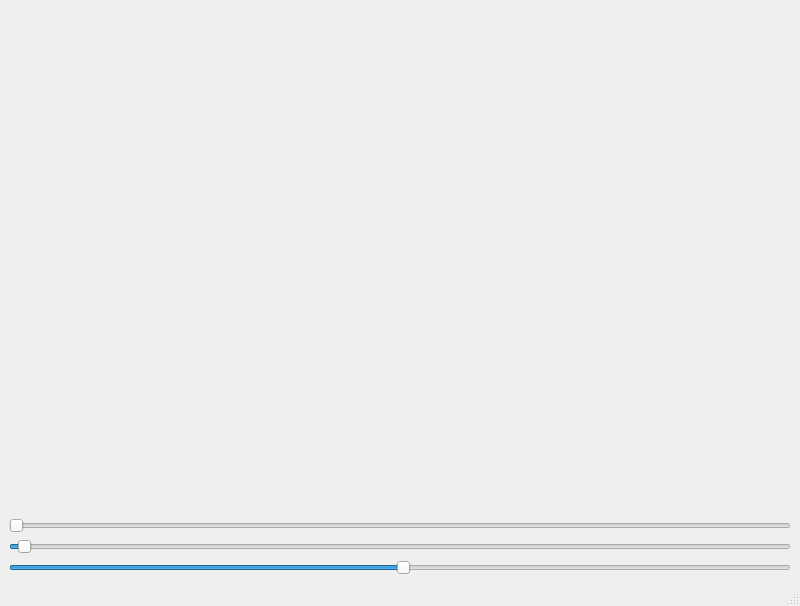
<?xml version="1.0" encoding="UTF-8"?>
<ui version="4.0">
 <class>MainWindow</class>
 <widget class="QMainWindow" name="MainWindow">
  <property name="geometry">
   <rect>
    <x>0</x>
    <y>0</y>
    <width>800</width>
    <height>606</height>
   </rect>
  </property>
  <property name="windowTitle">
   <string>MainWindow</string>
  </property>
  <widget class="QWidget" name="centralwidget">
   <layout class="QVBoxLayout" name="verticalLayout_2">
    <item>
     <widget class="SimWidget" name="SimWidgetWindow" native="true"/>
    </item>
    <item>
     <layout class="QVBoxLayout" name="verticalLayout">
      <item>
       <widget class="QSlider" name="PointMinValSlider">
        <property name="orientation">
         <enum>Qt::Horizontal</enum>
        </property>
       </widget>
      </item>
      <item>
       <widget class="QSlider" name="PointMaxValSlider">
        <property name="minimum">
         <number>1</number>
        </property>
        <property name="maximum">
         <number>10000</number>
        </property>
        <property name="value">
         <number>100</number>
        </property>
        <property name="orientation">
         <enum>Qt::Horizontal</enum>
        </property>
       </widget>
      </item>
      <item>
       <widget class="QSlider" name="PointSizeSlider">
        <property name="value">
         <number>50</number>
        </property>
        <property name="orientation">
         <enum>Qt::Horizontal</enum>
        </property>
       </widget>
      </item>
     </layout>
    </item>
   </layout>
  </widget>
  <widget class="QMenuBar" name="menubar">
   <property name="geometry">
    <rect>
     <x>0</x>
     <y>0</y>
     <width>800</width>
     <height>22</height>
    </rect>
   </property>
  </widget>
  <widget class="QStatusBar" name="statusbar"/>
 </widget>
 <customwidgets>
  <customwidget>
   <class>SimWidget</class>
   <extends>QWidget</extends>
   <header>display/simwidget.h</header>
   <container>1</container>
  </customwidget>
 </customwidgets>
 <resources/>
 <connections/>
</ui>
